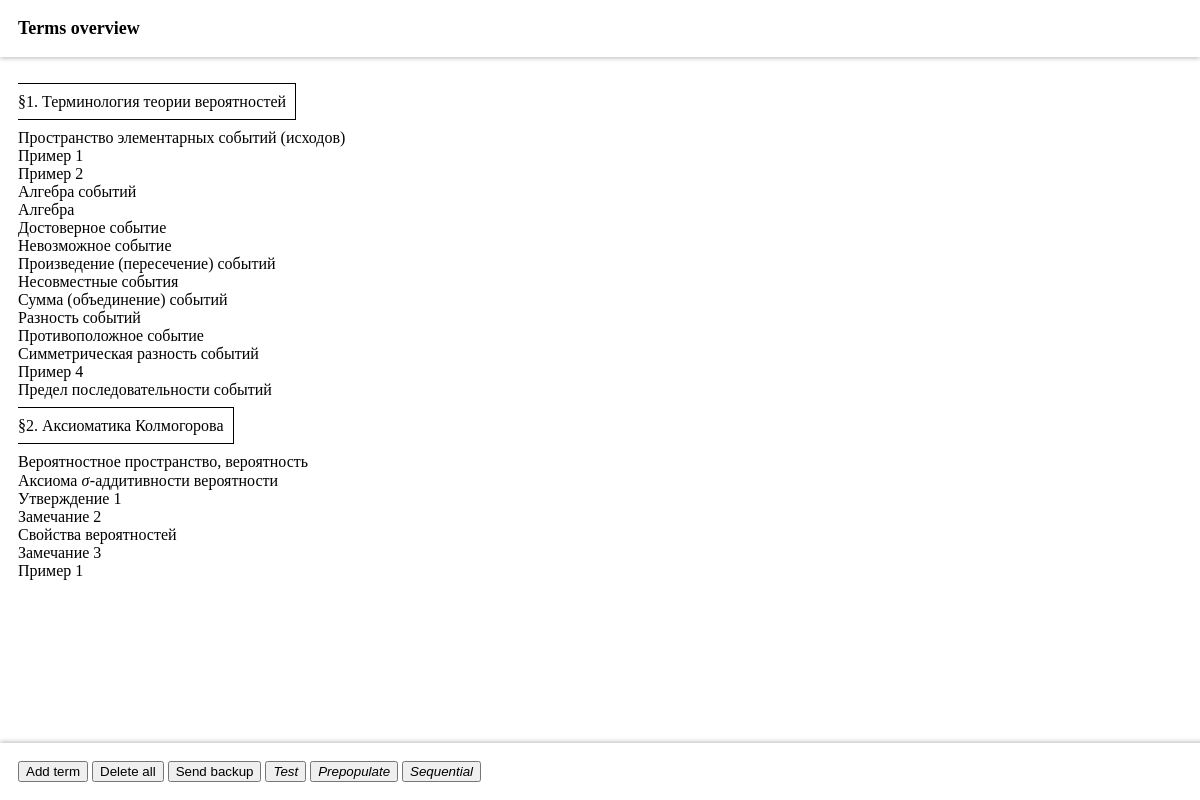
The page /summary_app/ on the database its author committed.
### summary_app/models.py (models this page shows, shortened)
class Term(models.Model):
	class Type(models.TextChoices):
		UNSPECIFIED = "Unspecified",
		SECTION = "Section",
		TERM = "Term",
		ARTICLE = "Article",
		EXAMPLE = "Example",
		THEOREM = "Theorem"
	type = models.CharField(max_length=20, choices=Type, default=Type.UNSPECIFIED)
	name = models.CharField(max_length=100)
	definition = models.CharField(max_length=1000)

### summary_app/views.py (the view)
# urls.py: path("", views.index, name="index"),
def index(request):
    term_list = Term.objects.order_by("id")
    shorts = {"Term": "Def", "Theorem": "The", "Article": "Art", "Undefined": "Und", "Example": "Exp"}
    return render(request, "summary_app/index.html", { "term_list": term_list, "shorts": shorts })

### summary_app/templates/summary_app/index.html (shortened to what this page needs)
<!DOCTYPE html>
<html>
    <head>
        {% load static %}
        <link rel="stylesheet" href="{% static 'css/base.css' %}">
        <link rel="stylesheet" href="{% static 'css/templates/index.css' %}">
        <link rel="stylesheet" href="{% static 'katex/katex.min.css' %}">
    </head>
    <body>
        <div id="header">
            <a href="{% url 'summary_app:index' %}"><b id="page_name">Terms overview</b></a><br>
        </div>
        <div id="content">
            {% if term_list %}
                <ul>
                {% for term in term_list %}
                    {% if term.type == 'Section' %}
                        <li class="section"><a class="section_name" href="{% url 'summary_app:read' term.id %}" data-id="{{ term.id }}">{{ term.name }}</a></li>
                    {% else %}
                        <li>
                        <a href="{% url 'summary_app:read' term.id %}" data-id="{{ term.id }}">{{ term.name }}</a></li>
                    {% endif %}
                {% endfor %}
                </ul>
            {% else %}
                <span>No terms yet.</span>
            {% endif %}
        </div>
        <div id="footer">
            <a href="{% url 'summary_app:add' %}"><button>Add term</button></a>
            <a href="{% url 'summary_app:delete_all' %}" onclick="return confirm('Are you sure you want to delete ALL terms? This action cannot be undone.')"><button>Delete all</button></a>
            <a href="{% url 'summary_app:send_backup' %}"><button>Send backup</button></a>
            <a href="{% url 'summary_app:test' %}"><button><i>Test</i></button></a>
            <a href="{% url 'summary_app:prepopulate' %}"><button><i>Prepopulate</i></button></a>
            <a href="{% url 'summary_app:sequential' %}"><button><i>Sequential</i></button></a>
        </div>
    </body>
</html>

### summary_app/static/css/base.css (style rules this page uses)
:root { --small_offset: 9px; --offset: 18px; --header_offset: 27px; --header_height: calc(20.8px + 2 * var(--offset)); }
body { margin: 0; }
#page_name { display: inline-block; font-size: large; padding-left: var(--offset); padding-right: var(--offset); }
#header { user-select: none; position: fixed; top: 0; width: 100%; height: var(--header_height); box-shadow: 0 2px 4px rgba(0,0,0,.2); background-color: white; z-index: 1000; display: flex; align-items: center; }
#content { margin-top: var(--header_height); margin-left: var(--offset); margin-bottom: var(--header_height); padding-top: var(--offset); padding-bottom: var(--offset); z-index: 1; max-width: 100%; height: calc(100vh - (var(--header_height) + var(--offset)) * 2); overflow-y: auto; }
#footer { padding: var(--offset); position: fixed; bottom: 0; width: 100%; box-shadow: 0 -2px 4px rgba(0,0,0,.2); background-color: white; z-index: 1000; }
a { color: black; text-decoration: none; }

### summary_app/static/css/templates/index.css (style rules this page uses)
:root { --small_offset: 9px; --offset: 18px; --header_offset: 27px; }
ul { margin: 0; padding: 0; list-style-type: none; }
.section { margin: var(--offset) 0 var(--offset) 0; }
.section_name { border: 1px solid; border-left: 0px; padding: var(--small_offset) var(--small_offset) var(--small_offset) 0; }

### rows shown on the page
Term: name "§1. Терминология теории вероятностей"
Term: name "Пространство элементарных событий (исходов)"
Term: name "Пример 1"
Term: name "Пример 2"
Term: name "Алгебра событий"
Term: name "Алгебра"
Term: name "Достоверное событие"
Term: name "Невозможное событие"
Term: name "Произведение (пересечение) событий"
Term: name "Несовместные события"
Term: name "Сумма (объединение) событий"
Term: name "Разность событий"
Term: name "Противоположное событие"
Term: name "Симметрическая разность событий"
Term: name "Пример 4"
Term: name "Предел последовательности событий"
Term: name "§2. Аксиоматика Колмогорова"
Term: name "Вероятностное пространство, вероятность"
Term: name "Аксиома"
Term: name "Утверждение 1"
Term: name "Замечание 2"
Term: name "Свойства вероятностей"
Term: name "Замечание 3"
Term: name "Пример 1"
